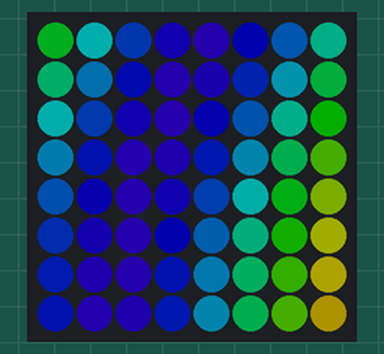
A sketch run on a simulated Arduino Uno, built with avr-gcc and run on an emulated ATmega328P. On the bench: 8×8 RGB LED matrix (first LED top left, wired row by row). Dim RGB values are drawn brighter than linear.

Above: at 0.04 s.
At 5.37 s:
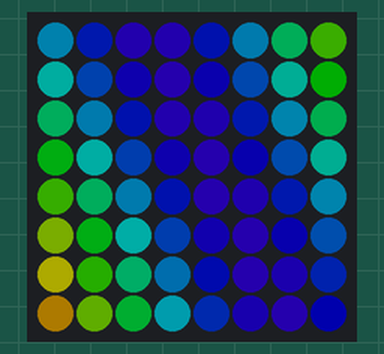
At 11.08 s:
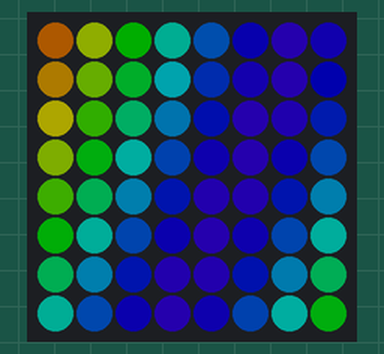
At 19.2 s:
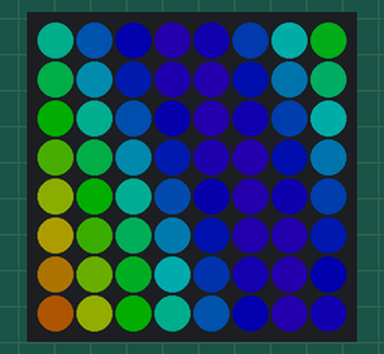
At 28.71 s:
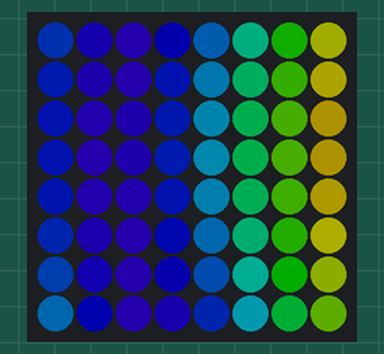
At 38.35 s:
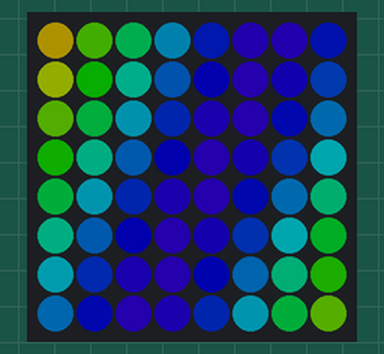

The sketch:

matrixArduinoBasico.ino
```cpp
#include <Adafruit_NeoPixel.h>

#define PIN        A1     // Pin de datos de la matriz NeoPixel
#define NUMPIXELS  64     // Número de LEDs en la matriz
#define WIDTH      8      // Ancho de la matriz
#define HEIGHT     8      // Alto de la matriz

Adafruit_NeoPixel strip = Adafruit_NeoPixel(NUMPIXELS, PIN, NEO_GRB + NEO_KHZ800);

float hueOffset = 0; // Desplazamiento para animar el gradiente

void setup() {
  strip.begin();
  strip.setBrightness(51);
  strip.show(); // Apaga todos los LEDs al inicio
}

void loop() {
  hueOffset += 0.03;  // Velocidad del desplazamiento del gradiente
  for (int y = 0; y < HEIGHT; y++) {
    for (int x = 0; x < WIDTH; x++) {
      // Calcular el índice del LED en la matriz
      int index = x + y * WIDTH;

      // Generar un valor de tono (hue) que varía en una onda sinusoidal deformada
      float hue = 128 + 127 * sin(x * 0.4 + sin(y * 0.2 + hueOffset)); // Escala a 0-255

      // Convertir HSV a RGB y configurar el color del LED
      uint32_t color = HSVtoRGB((int)hue, 255, 255);
      strip.setPixelColor(index, color);
    }
  }
  strip.show();
  delay(30); // Intervalo de actualización para suavidad
}

// Función para convertir HSV a RGB
uint32_t HSVtoRGB(int h, int s, int v) {
  float hh, p, q, t, ff;
  long i;
  float r, g, b;

  if(s <= 0.0) {
    r = v;
    g = v;
    b = v;
    return strip.Color(r, g, b);
  }

  hh = h;
  if(hh >= 360.0) hh = 0.0;
  hh /= 60.0;
  i = (long)hh;
  ff = hh - i;
  p = v * (1.0 - (s / 255.0));
  q = v * (1.0 - (s / 255.0) * ff);
  t = v * (1.0 - (s / 255.0) * (1.0 - ff));

  switch(i) {
    case 0:
      r = v;
      g = t;
      b = p;
      break;
    case 1:
      r = q;
      g = v;
      b = p;
      break;
    case 2:
      r = p;
      g = v;
      b = t;
      break;
    case 3:
      r = p;
      g = q;
      b = v;
      break;
    case 4:
      r = t;
      g = p;
      b = v;
      break;
    case 5:
    default:
      r = v;
      g = p;
      b = q;
      break;
  }
  return strip.Color((int)r, (int)g, (int)b);
}
```
